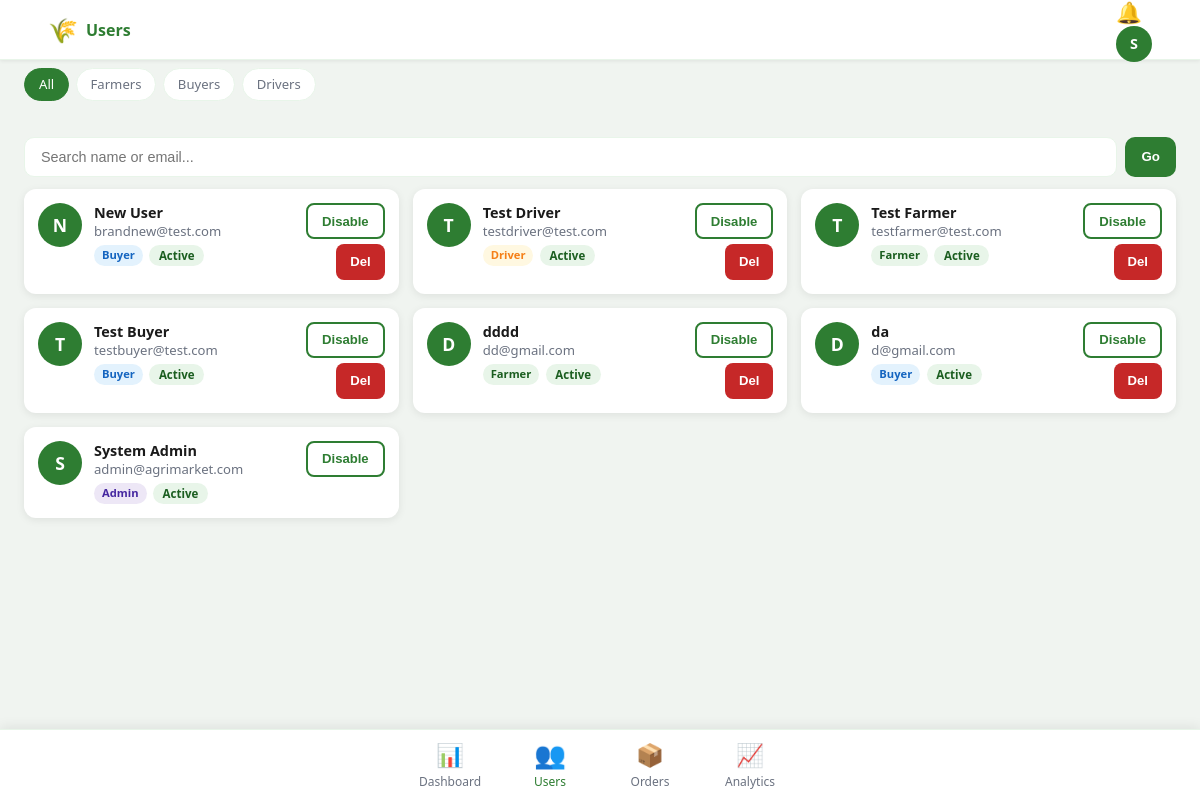
/admin/users (signed in), run on an earlier commit of the app's database.
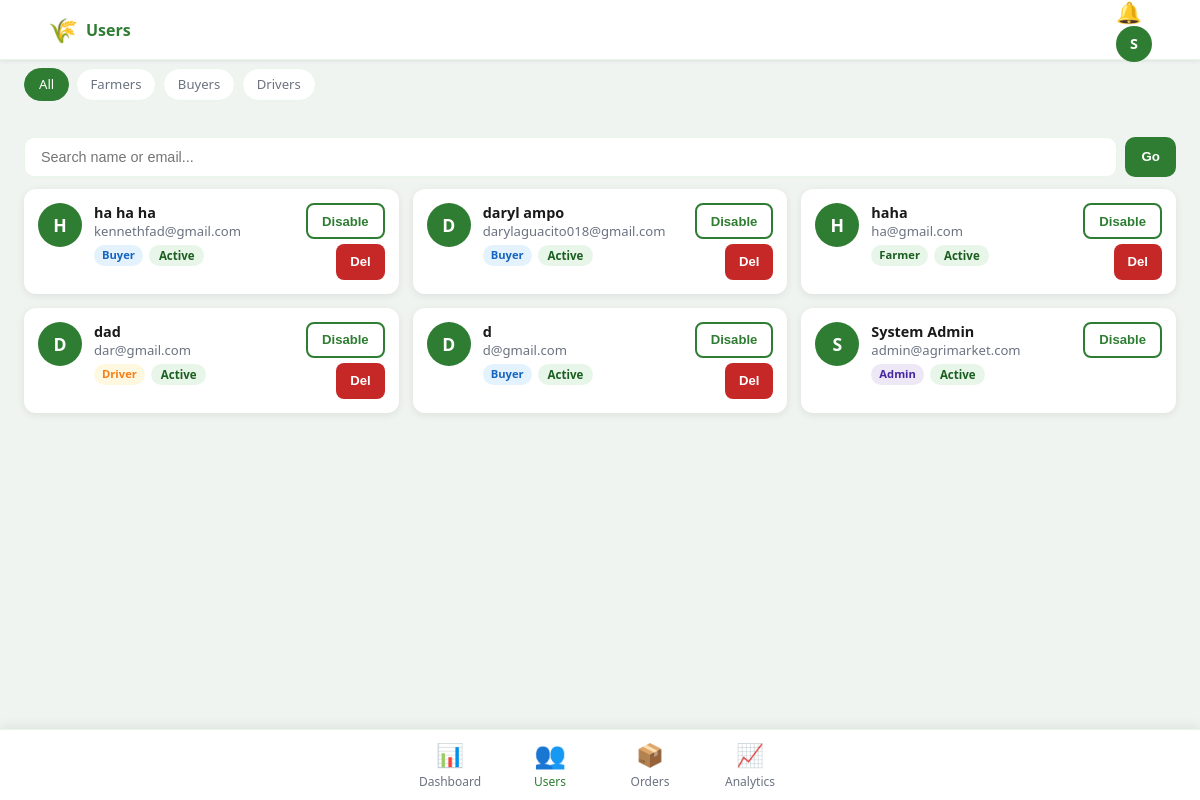
And on a later commit of the database.
### tables this page shows
CREATE TABLE users (
    id              INTEGER PRIMARY KEY AUTOINCREMENT,
    full_name       TEXT    NOT NULL,
    email           TEXT    NOT NULL UNIQUE,
    password_hash   TEXT    NOT NULL,
    role            TEXT    NOT NULL DEFAULT 'buyer' CHECK(role IN ('admin','farmer','buyer','driver')),
    phone           TEXT,
    address         TEXT,
    lat             REAL,
    lng             REAL,
    profile_photo   TEXT,
    is_approved     INTEGER NOT NULL DEFAULT 0,
    is_active       INTEGER NOT NULL DEFAULT 1,
    created_at      TEXT    DEFAULT (datetime('now','localtime'))
);

### routes/admin.py (the view)
@admin_bp.route('/users')
@admin_required
def users():
    role   = request.args.get('role', '')
    search = request.args.get('q', '').strip()
    where, params = [], []
    if role:
        where.append("role=?"); params.append(role)
    if search:
        where.append("(full_name LIKE ? OR email LIKE ?)")
        params += [f'%{search}%', f'%{search}%']
    w = ('WHERE ' + ' AND '.join(where)) if where else ''
    users = query(f"SELECT * FROM users {w} ORDER BY created_at DESC", params, fetchall=True) or []
    return render_template('admin/users.html', users=users, role_filter=role, search=search)

### db.py (called while the page is built)
def get_db():
    if 'db' not in g:
        db = sqlite3.connect(DB_PATH)
        db.row_factory = sqlite3.Row   # dict-like rows
        db.execute("PRAGMA journal_mode=WAL")
        db.execute("PRAGMA foreign_keys=ON")
        g.db = db
    return g.db

def query(sql, params=None, fetchone=False, fetchall=False, commit=False):
    sql = sql.replace('%s', '?')
    db  = get_db()
    cur = db.execute(sql, params or ())
    result = None
    if fetchone:
        row = cur.fetchone()
        result = dict(row) if row else None
    elif fetchall:
        rows = cur.fetchall()
        result = [dict(r) for r in rows]
    if commit:
        db.commit()
        result = cur.lastrowid
    return result

### extensions.py (called while the page is built)
@login_manager.user_loader
def load_user(uid):
    row = query('SELECT * FROM users WHERE id=%s', (uid,), fetchone=True)
    return User(row) if row else None

    @property
    def is_authenticated(self): return True

### routes/admin.py (called while the page is built)
def admin_required(f):
    @wraps(f)
    @login_required
    def decorated(*a, **kw):
        if current_user.role != 'admin':
            flash('Admin access required.', 'error')
            return redirect(url_for('auth.login'))
        return f(*a, **kw)
    return decorated

### templates/admin/users.html (shortened to what this page needs)
{% extends 'base.html' %}
{% block page_title %}Users{% endblock %}
{% block content %}
<div class="filter-tabs">
  {% for r, label in [('','All'),('farmer','Farmers'),('buyer','Buyers'),('driver','Drivers')] %}
  <a href="{{ url_for('admin.users', role=r) }}" class="filter-tab {% if role_filter == r %}active{% endif %}">{{ label }}</a>
  {% endfor %}
</div>
<div class="search-bar-wrap">
  <form method="get" class="search-form">
    <input type="text" name="q" value="{{ search }}" placeholder="Search name or email..." class="search-input">
    <button type="submit" class="search-btn">Go</button>
  </form>
</div>
<div class="manage-list">
  {% for u in users %}
  <div class="user-card">
    <div class="user-avatar">{{ u.full_name[0].upper() }}</div>
    <div class="user-info">
      <div class="user-name">{{ u.full_name }}</div>
      <div class="muted">{{ u.email }}</div>
      <div class="user-meta">
        <span class="role-badge role-{{ u.role }}">{{ u.role|capitalize }}</span>
        {% if not u.is_approved and u.role != 'buyer' %}
        <span class="status-pill status-pending">Pending</span>
        {% elif u.is_active %}
        <span class="status-pill status-delivered">Active</span>
        {% else %}
        <span class="status-pill status-cancelled">Inactive</span>
        {% endif %}
      </div>
    </div>
    <div class="user-actions">
      <form method="post" action="{{ url_for('admin.toggle_user', uid=u.id) }}">
        <button type="submit" class="btn btn-sm btn-outline">{{ 'Disable' if u.is_active else 'Enable' }}</button>
      </form>
      {% if u.id != current_user.id %}
      <form method="post" action="{{ url_for('admin.delete_user', uid=u.id) }}" onsubmit="return confirm('Delete user?')">
        <button type="submit" class="btn btn-sm btn-danger">Del</button>
      </form>
      {% endif %}
    </div>
  </div>
  {% endfor %}
</div>
{% endblock %}

### templates/base.html (shortened to what this page needs)
<!DOCTYPE html>
<html lang="en">
<head>
<link rel="stylesheet" href="{{ url_for('static', filename='css/app.css') }}">
</head>
<body class="role-{{ current_user.role if current_user.is_authenticated else 'guest' }}">
{% if current_user.is_authenticated %}
<header class="app-bar">
  <div class="app-bar-left">
    {% block app_bar_left %}
    <span class="app-logo">🌾</span>
    <span class="app-title">{% block page_title %}AgriMarket{% endblock %}</span>
    {% endblock %}
  </div>
  <div class="app-bar-right">
    <a href="{{ url_for('notif.index') }}" class="notif-icon" id="notifIcon">
    </a>
    <div class="avatar-btn" onclick="toggleMenu()">
      {{ current_user.full_name[0].upper() }}
    </div>
  </div>
</header>
<main class="page-content {% block content_class %}{% endblock %}">
  {% block content %}{% endblock %}
</main>
{% block bottom_nav %}
<nav class="bottom-nav">
  {% if current_user.role in ('buyer','farmer') %}
  <a href="{{ url_for('buyer.home') }}" class="bnav-item {% if request.endpoint == 'buyer.home' %}active{% endif %}">
    <span class="bnav-icon">🏠</span><span class="bnav-label">Home</span>
  </a>
  {% if current_user.role == 'farmer' %}
  <a href="{{ url_for('farmer.dashboard') }}" class="bnav-item {% if 'farmer' in request.endpoint %}active{% endif %}">
    <span class="bnav-icon">🌱</span><span class="bnav-label">Farm</span>
  </a>
  {% endif %}
  <a href="{{ url_for('buyer.cart') }}" class="bnav-item {% if request.endpoint == 'buyer.cart' %}active{% endif %}">
    <span class="bnav-icon">🛒</span><span class="bnav-label">Cart</span>
  </a>
  <a href="{{ url_for('buyer.orders') }}" class="bnav-item {% if request.endpoint in ('buyer.orders','buyer.order_detail') %}active{% endif %}">
    <span class="bnav-icon">📦</span><span class="bnav-label">Orders</span>
  </a>
  <a href="{{ url_for('msg.inbox') }}" class="bnav-item {% if 'msg.' in request.endpoint %}active{% endif %}" style="position:relative">
    <span class="bnav-icon">💬</span><span class="bnav-label">Messages</span>
    <span class="msg-nav-badge" id="msgNavBadge" style="display:none"></span>
  </a>
  <a href="{{ url_for('notif.index') }}" class="bnav-item {% if request.endpoint == 'notif.index' %}active{% endif %}">
    <span class="bnav-icon">🔔</span><span class="bnav-label">Alerts</span>
  </a>
  <a href="{{ url_for('buyer.profile') }}" class="bnav-item {% if request.endpoint == 'buyer.profile' %}active{% endif %}">
    <span class="bnav-icon">👤</span><span class="bnav-label">Profile</span>
  </a>
  {% elif current_user.role == 'admin' %}
  <a href="{{ url_for('admin.dashboard') }}" class="bnav-item {% if request.endpoint == 'admin.dashboard' %}active{% endif %}">
    <span class="bnav-icon">📊</span><span class="bnav-label">Dashboard</span>
  </a>
  <a href="{{ url_for('admin.users') }}" class="bnav-item {% if request.endpoint == 'admin.users' %}active{% endif %}">
    <span class="bnav-icon">👥</span><span class="bnav-label">Users</span>
  </a>
  <a href="{{ url_for('admin.orders') }}" class="bnav-item {% if request.endpoint == 'admin.orders' %}active{% endif %}">
    <span class="bnav-icon">📦</span><span class="bnav-label">Orders</span>
  </a>
  <a href="{{ url_for('admin.analytics') }}" class="bnav-item {% if request.endpoint == 'admin.analytics' %}active{% endif %}">
    <span class="bnav-icon">📈</span><span class="bnav-label">Analytics</span>
  </a>
  {% endif %}
</nav>
{% endblock %}
{% else %}
<main class="auth-page">{% block auth_content %}{% endblock %}</main>
{% endif %}
</body>
</html>

What changed in the data, as far as the page shows it:
removed users: full_name "N", full_name "New User", email "brandnew@test.com", role "Buyer", is_approved "Active", is_active "Disable"
removed users: full_name "T", full_name "Test Driver", email "testdriver@test.com", role "Driver", is_approved "Active", is_active "Disable"
removed users: full_name "T", full_name "Test Farmer", email "testfarmer@test.com", role "Farmer", is_approved "Active", is_active "Disable"
removed users: full_name "T", full_name "Test Buyer", email "testbuyer@test.com", role "Buyer", is_approved "Active", is_active "Disable"
added users: full_name "H", full_name "ha ha ha", email "kennethfad@gmail.com", role "Buyer", is_approved "Active", is_active "Disable"
added users: full_name "D", full_name "daryl ampo", email "darylaguacito018@gmail.com", role "Buyer", is_approved "Active", is_active "Disable"
added users: full_name "H", full_name "haha", email "ha@gmail.com", role "Farmer", is_approved "Active", is_active "Disable"
changed users: full_name "dddd" → "dad"; email "dd@gmail.com" → "dar@gmail.com"; role "Farmer" → "Driver"
changed users "d@gmail.com": full_name "da" → "d"
